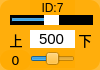
    <widget class="QWidget" name="widget_id7" native="true">
     <property name="geometry">
      <rect>
       <x>830</x>
       <y>350</y>
       <width>100</width>
       <height>70</height>
      </rect>
     </property>
     <property name="styleSheet">
      <string notr="true">background-color: rgb(255, 170, 0, 200);
border-radius:10px;</string>
     </property>
     <widget class="QLabel" name="label_ID7">
      <property name="geometry">
       <rect>
        <x>30</x>
        <y>0</y>
        <width>45</width>
        <height>16</height>
       </rect>
      </property>
      <property name="minimumSize">
       <size>
        <width>0</width>
        <height>10</height>
       </size>
      </property>
      <property name="font">
       <font>
        <family>Arial</family>
        <pointsize>9</pointsize>
       </font>
      </property>
      <property name="styleSheet">
       <string notr="true">background-color: rgb(255, 255, 255， 0);
border-radius:0px;</string>
      </property>
      <property name="text">
       <string>ID:7</string>
      </property>
      <property name="alignment">
       <set>Qt::AlignCenter</set>
      </property>
     </widget>
     <widget class="QSlider" name="horizontalSlider_pulse_id7">
      <property name="geometry">
       <rect>
        <x>10</x>
        <y>15</y>
        <width>83</width>
        <height>10</height>
       </rect>
      </property>
      <property name="autoFillBackground">
       <bool>false</bool>
      </property>
      <property name="styleSheet">
       <string notr="true">QSlider{background-color: rgb(0, 0, 0);
border-radius:0px;}
QSlider::handle {/*设置中间的那个滑动的键*/                           
    background:  rgb(255, 255, 255);
}</string>
      </property>
      <property name="minimum">
       <number>0</number>
      </property>
      <property name="maximum">
       <number>1000</number>
      </property>
      <property name="pageStep">
       <number>1</number>
      </property>
      <property name="value">
       <number>500</number>
      </property>
      <property name="orientation">
       <enum>Qt::Horizontal</enum>
      </property>
     </widget>
     <widget class="QSlider" name="horizontalSlider_dev_id7">
      <property name="geometry">
       <rect>
        <x>30</x>
        <y>50</y>
        <width>45</width>
        <height>18</height>
       </rect>
      </property>
      <property name="styleSheet">
       <string notr="true">background-color: rgba(255, 255, 255， 0);</string>
      </property>
      <property name="minimum">
       <number>-125</number>
      </property>
      <property name="maximum">
       <number>125</number>
      </property>
      <property name="pageStep">
       <number>1</number>
      </property>
      <property name="orientation">
       <enum>Qt::Horizontal</enum>
      </property>
     </widget>
     <widget class="QLabel" name="label_id7">
      <property name="geometry">
       <rect>
        <x>0</x>
        <y>50</y>
        <width>31</width>
        <height>20</height>
       </rect>
      </property>
      <property name="minimumSize">
       <size>
        <width>0</width>
        <height>10</height>
       </size>
      </property>
      <property name="font">
       <font>
        <family>DejaVu Sans</family>
        <pointsize>10</pointsize>
       </font>
      </property>
      <property name="styleSheet">
       <string notr="true">background-color: rgb(255, 255, 255， 0);</string>
      </property>
      <property name="text">
       <string>0</string>
      </property>
      <property name="alignment">
       <set>Qt::AlignCenter</set>
      </property>
     </widget>
     <widget class="QLineEdit" name="lineEdit_id7">
      <property name="geometry">
       <rect>
        <x>30</x>
        <y>30</y>
        <width>45</width>
        <height>18</height>
       </rect>
      </property>
      <property name="sizePolicy">
       <sizepolicy hsizetype="Fixed" vsizetype="Fixed">
        <horstretch>0</horstretch>
        <verstretch>0</verstretch>
       </sizepolicy>
      </property>
      <property name="font">
       <font>
        <family>Arial</family>
        <pointsize>11</pointsize>
       </font>
      </property>
      <property name="autoFillBackground">
       <bool>false</bool>
      </property>
      <property name="styleSheet">
       <string notr="true">background-color: rgb(255, 255, 255);
border-radius:0px;</string>
      </property>
      <property name="text">
       <string>500</string>
      </property>
      <property name="maxLength">
       <number>1000</number>
      </property>
      <property name="alignment">
       <set>Qt::AlignCenter</set>
      </property>
      <property name="dragEnabled">
       <bool>false</bool>
      </property>
      <property name="readOnly">
       <bool>false</bool>
      </property>
     </widget>
     <widget class="QLabel" name="label_up3">
      <property name="geometry">
       <rect>
        <x>6</x>
        <y>30</y>
        <width>20</width>
        <height>20</height>
       </rect>
      </property>
      <property name="font">
       <font>
        <pointsize>10</pointsize>
        <weight>50</weight>
        <italic>false</italic>
        <bold>false</bold>
       </font>
      </property>
      <property name="styleSheet">
       <string notr="true">background-color: rgb(255, 255, 255, 0);</string>
      </property>
      <property name="text">
       <string>上</string>
      </property>
      <property name="alignment">
       <set>Qt::AlignCenter</set>
      </property>
     </widget>
     <widget class="QLabel" name="label_down3">
      <property name="geometry">
       <rect>
        <x>75</x>
        <y>30</y>
        <width>20</width>
        <height>20</height>
       </rect>
      </property>
      <property name="font">
       <font>
        <pointsize>10</pointsize>
        <weight>50</weight>
        <italic>false</italic>
        <bold>false</bold>
       </font>
      </property>
      <property name="styleSheet">
       <string notr="true">background-color: rgb(255, 255, 255, 0);</string>
      </property>
      <property name="text">
       <string>下</string>
      </property>
      <property name="alignment">
       <set>Qt::AlignCenter</set>
      </property>
     </widget>
    </widget>
